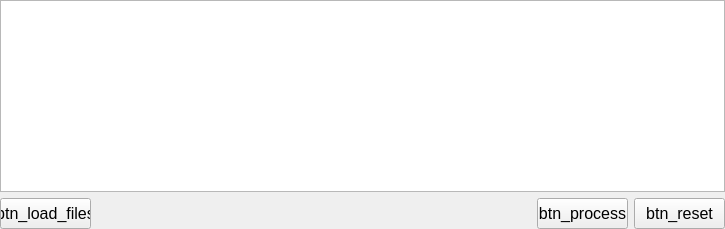
       <widget class="QFrame" name="fr_left_col_container">
        <layout class="QVBoxLayout" name="verticalLayout" stretch="0,0">
         <property name="leftMargin">
          <number>0</number>
         </property>
         <property name="topMargin">
          <number>0</number>
         </property>
         <property name="rightMargin">
          <number>0</number>
         </property>
         <property name="bottomMargin">
          <number>0</number>
         </property>
         <item>
          <widget class="QFrame" name="fr_canvas_container">
           <property name="minimumSize">
            <size>
             <width>725</width>
             <height>0</height>
            </size>
           </property>
           <property name="cursor">
            <cursorShape>ArrowCursor</cursorShape>
           </property>
           <property name="frameShadow">
            <enum>QFrame::Raised</enum>
           </property>
           <layout class="QGridLayout" name="gridLayout_2">
            <property name="leftMargin">
             <number>0</number>
            </property>
            <property name="topMargin">
             <number>0</number>
            </property>
            <property name="rightMargin">
             <number>0</number>
            </property>
            <property name="bottomMargin">
             <number>0</number>
            </property>
            <item row="0" column="0">
             <widget class="QGraphicsView" name="canvas">
              <property name="mouseTracking">
               <bool>true</bool>
              </property>
              <property name="toolTip">
               <string notr="true"/>
              </property>
              <property name="verticalScrollBarPolicy">
               <enum>Qt::ScrollBarAlwaysOff</enum>
              </property>
              <property name="horizontalScrollBarPolicy">
               <enum>Qt::ScrollBarAlwaysOff</enum>
              </property>
              <property name="dragMode">
               <enum>QGraphicsView::NoDrag</enum>
              </property>
             </widget>
            </item>
           </layout>
          </widget>
         </item>
         <item>
          <layout class="QHBoxLayout" name="buttons_bar" stretch="0,1,0,0">
           <item>
            <widget class="QPushButton" name="btn_browse_file">
             <property name="minimumSize">
              <size>
               <width>91</width>
               <height>31</height>
              </size>
             </property>
             <property name="maximumSize">
              <size>
               <width>91</width>
               <height>31</height>
              </size>
             </property>
             <property name="font">
              <font>
               <pointsize>12</pointsize>
              </font>
             </property>
             <property name="toolTip">
              <string notr="true"/>
             </property>
             <property name="text">
              <string>btn_load_files</string>
             </property>
            </widget>
           </item>
           <item>
            <widget class="QLabel" name="lbl_selected_file">
             <property name="font">
              <font>
               <pointsize>8</pointsize>
              </font>
             </property>
             <property name="toolTip">
              <string notr="true"/>
             </property>
             <property name="text">
              <string notr="true"/>
             </property>
             <property name="textFormat">
              <enum>Qt::PlainText</enum>
             </property>
            </widget>
           </item>
           <item>
            <widget class="QPushButton" name="btn_draw">
             <property name="minimumSize">
              <size>
               <width>91</width>
               <height>31</height>
              </size>
             </property>
             <property name="maximumSize">
              <size>
               <width>91</width>
               <height>31</height>
              </size>
             </property>
             <property name="font">
              <font>
               <pointsize>12</pointsize>
              </font>
             </property>
             <property name="toolTip">
              <string notr="true"/>
             </property>
             <property name="text">
              <string>btn_process</string>
             </property>
            </widget>
           </item>
           <item>
            <widget class="QPushButton" name="btn_reset">
             <property name="minimumSize">
              <size>
               <width>91</width>
               <height>31</height>
              </size>
             </property>
             <property name="maximumSize">
              <size>
               <width>91</width>
               <height>31</height>
              </size>
             </property>
             <property name="font">
              <font>
               <pointsize>12</pointsize>
              </font>
             </property>
             <property name="toolTip">
              <string notr="true"/>
             </property>
             <property name="text">
              <string>btn_reset</string>
             </property>
            </widget>
           </item>
          </layout>
         </item>
        </layout>
       </widget>
